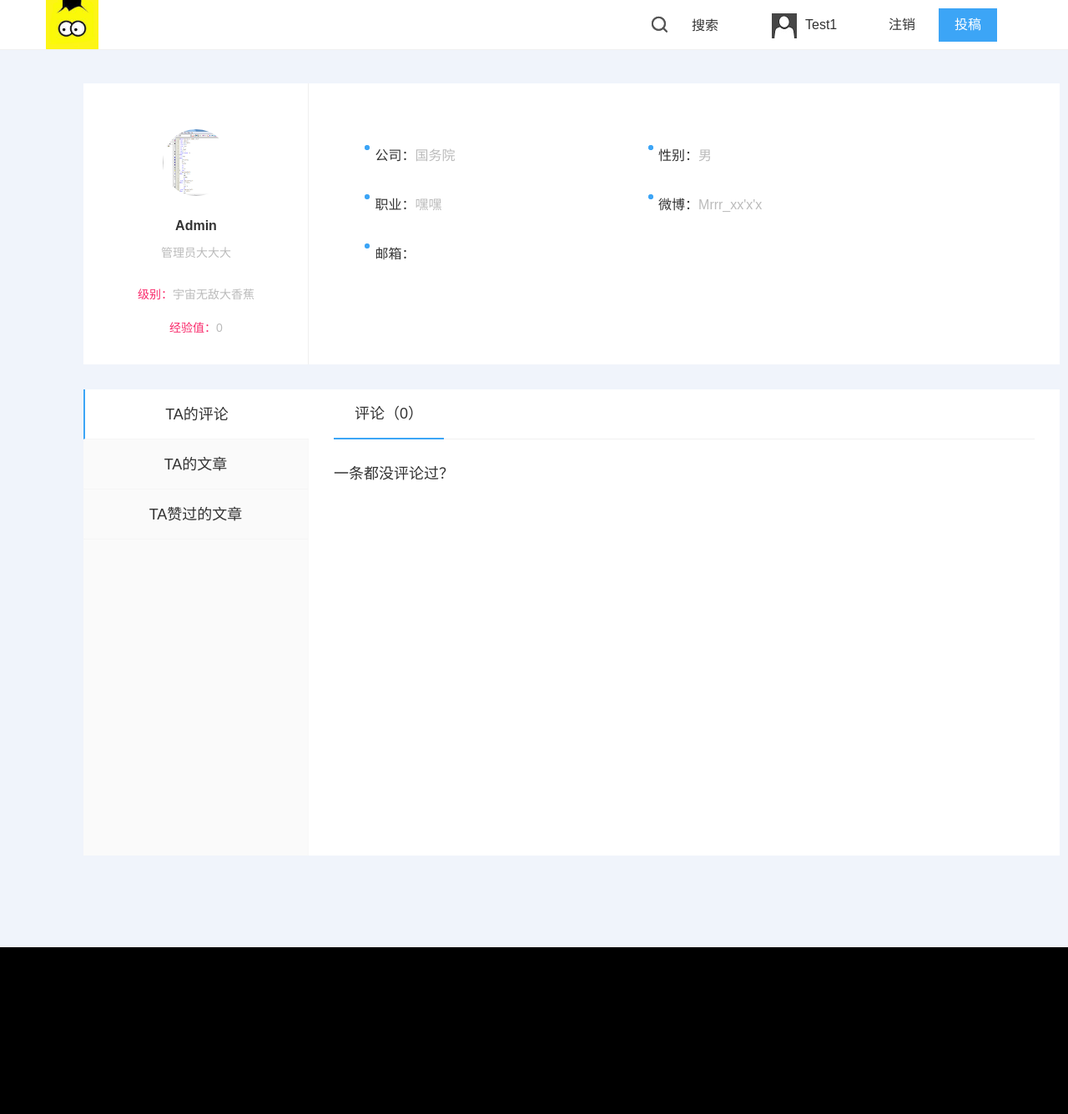
Screenshot of /bbs/user_comment/1 (signed in) with the database file from the repository.
### bbs/models.py (models this page shows, shortened)
class UserProfile(models.Model):
    user = models.OneToOneField(User)
    name = models.CharField(max_length=32)
    user_real_name = models.CharField(max_length=255, blank=True, null=True, default='未填写')
    signature = models.CharField(max_length=255, blank=True, null=True, default='未填写')
    mobile_phone = models.IntegerField(blank=True, null=True)
    company = models.CharField(max_length=255, blank=True, null=True, default='未填写')
    star = models.CharField(max_length=255, blank=True, null=True, default='未填写')
    profession = models.CharField(max_length=255, blank=True, null=True, default='未填写')
    weibo = models.CharField(max_length=255, blank=True, null=True, default='未填写')
    sex_choices = (('男', u"男"),
                   ('女', u"女"),
                   ('未知',u'未知')
                   )
    sex = models.CharField(choices=sex_choices, default='未知', max_length=32)
    birth = models.DateField(blank=True, null=True)
    address = models.CharField(max_length=255, blank=True, null=True, default='未填写')
    sign_up_time = models.DateField(blank=True, null=True)
    experience = models.IntegerField(u"经验值", default=0)
    level_choices = (('香蕉皮', u"香蕉皮"),
                     ('小香蕉', u"小香蕉"),
                     ('大香蕉', u"大香蕉"),
                     ('皮皮香焦', u"皮皮香焦"),
                     ('宇宙无敌大香蕉', u"宇宙无敌大香蕉"),
                     )
    user_level = models.CharField(choices=level_choices, default='香蕉皮', max_length=32)
    head_img = models.ImageField(u"头像", blank=True, null=True, upload_to="statics/uploads",
                                 default='statics/uploads/no-img.jpg')
    article_like = models.ManyToManyField("Article", blank=True)
    friends = models.ManyToManyField('self', related_name="my_friends", blank=True)

### bbs/views.py (the view)
# urls.py: url(r'^user_comment/(\d+)$', views.user_comment, name="user_comment"),
def user_comment(request, user_id):
    user_comments = models.Comment.objects.filter(user_id=user_id)
    comment_count = models.Comment.objects.filter(user_id=user_id).count()
    one_page_comment = add_articles_handler.page_handler(request, user_comments)
    user_info = user_information(request, user_id)
    return render(request, 'bbs/user_comment.html', {'comment_list': one_page_comment,
                                                     'user_info': user_info,
                                                     'comment_count': comment_count,
                                                     'current_user_id': user_id})

### bbs/add_articles_handler.py (called while the page is built)
def page_handler(re, obj_list):
    ret = {'type': 'json'}
    page_cls = Paginator(obj_list, 6)
    if re.method == 'POST':
        page_num = re.POST.get('page_num')
        try:
            contents = page_cls.page(page_num)
            ret['page_num'] = str(int(page_num) + 1)
            ret['data'] = contents
            ret['success'] = 'success'
        except EmptyPage:
            contents = page_cls.page(page_cls.num_pages)
            ret['success'] = 'fail-forward'
            ret['page_num'] = str(int(page_num) + 1)
            ret['data'] = contents
        return ret
    else:
        page = re.GET.get('page')
        try:
            contents = page_cls.page(page)
        except PageNotAnInteger:
            contents = page_cls.page(1)
        except EmptyPage:
            contents = page_cls.page(page_cls.num_pages)
        return contents

### bbs/templatetags/custom.py (called while the page is built)
@register.filter
def truncate_url(img_obj):
    return img_obj.name.split("/")[-1]

@register.filter
def get_end_arg(obj):
    arg = obj.split('/')[-1]
    return arg

### bbs/views.py (called while the page is built)
def user_information(request, user_id):
    user_obj = models.UserProfile.objects.get(id=user_id)
    experience = user_obj.experience
    if experience >= 300:
        user_obj.user_level = '香蕉皮'
    elif experience >= 1000:
        user_obj.user_level = '小香蕉'
    elif experience >= 2000:
        user_obj.user_level = '大香蕉'
    elif experience >= 3000:
        user_obj.user_level = '皮皮香焦'
    elif experience >= 5000:
        user_obj.user_level = '宇宙无敌大香蕉'
    user_obj.save()
    user_info = models.UserProfile.objects.get(id=user_id)
    return user_info

### templates/bbs/user_comment.html
{% extends 'bbs/user_detail.html' %}
{% load custom %}
{% block user-content %}
    <div class="user-menu-warp">
        <div class="menu-warp">
            <ul>
                {% if request.user.userprofile.id == user_info.id %}
                    <li class=""><a href="{% url 'user_detail' request.user.userprofile.id %}">我的消息</a></li>
                    <li class="active"><a href="{% url 'user_comment' request.user.userprofile.id %}">我的评论</a></li>
                    <li class=""><a href="{% url 'user_article' request.user.userprofile.id %}">我的文章</a></li>
                    <li class=""><a href="{% url 'user_draft' request.user.userprofile.id %}">我的草稿</a></li>
                    <li class=""><a href="{% url 'user_like_article' request.user.userprofile.id %}">赞过的文章</a></li>
                {% else %}
                    <li class="active"><a href="{% url 'user_comment' request.get_full_path|get_end_arg %}">TA的评论</a></li>
                    <li class=""><a href="{% url 'user_article' request.get_full_path|get_end_arg %}">TA的文章</a></li>
                    <li class=""><a href="{% url 'user_like_article' request.get_full_path|get_end_arg %}">TA赞过的文章</a></li>
                {% endif %}
            </ul>
        </div>
        <div class="user-content-warp">
            <ul class="nav-box">
                <li class="active"><a href="{% url 'user_comment' user_info.id %}">评论（{{ comment_count }}）</a></li>
            </ul>
            <div class="message-box">
                <ul>
                    {% if comment_list %}
                        {% for comment in comment_list %}
                            <li type="comment">
                                <div class="message-title"><a
                                        href="{% url 'article_detail' comment.article_id %}" target="_blank">
                                    {{ comment.comment }}</a>
                                </div>
                                <div class="message-time">
                                    {{ comment.date }} <span class="message-article">来自文章：<a
                                        href="{% url 'article_detail' comment.article_id %}"
                                        target="_blank">{{ comment.article.title }}</a></span>
                                </div>
                            </li>
                        {% endfor %}
                        <nav class="page-nav">
                            <ul class="pagination">
                                <li><a href="?page=1" aria-label="First"><span aria-hidden="true"><i
                                        class="icon icon-first"></i></span></a></li>
                                {% if comment_list.has_previous %}
                                    <li><a href="?page={{ comment_list.previous_page_number }}"
                                           aria-label="Previous"><span aria-hidden="true"><i
                                            class="icon icon-lt"></i></span></a></li>
                                {% else %}
                                    <li class="disabled"><a href="#" aria-label="Previous"><span aria-hidden="true"><i
                                            class="icon icon-lt"></i></span></a></li>
                                {% endif %}
                                <li class="active">
                                    <a>
                                        {{ comment_list.number }}
                                    </a>
                                </li>
                                {% if comment_list.has_next %}
                                    <li><a href="?page={{ comment_list.next_page_number }}"> <i
                                            class="icon icon-gt"></i></a>
                                    </li>
                                {% else %}
                                    <li class="disabled"><a href="#"> <i class="icon icon-gt"></i></a></li>
                                {% endif %}
                                <li><a href="?page={{ comment_list.paginator.num_pages }}"><i
                                        class="icon icon-last"></i></a></li>
                            </ul>
                        </nav>
                    {% else %}
                        <div class="no-content-prompt">一条都没评论过？</div>
                    {% endif %}
                </ul>
            </div>
        </div>
    </div>
{% endblock %}

### templates/bbs/user_detail.html (shortened to what this page needs)
{% extends 'base.html' %}
{% load custom %}
{% block page-container %}
    <body style="background-color: rgb(240, 244, 251);">
    <div class="container per_center per_center_body">
        <div class="user-info-warp">
            <div class="user-head-box">
                <div class="user-face">
                    <img src="/static/uploads/{{ user_info.head_img|truncate_url }}"
                         style="width:100px;height:100px;">
                </div>
                <div class="user-name">{{ user_info.name }}<a href="/vip" target="_blank"></a></div>
                <div class="user-one">
                    <span class="show-span show-yijuhua">
                        <span class="show-span js-edit-one">{{ user_info.signature }}</span>
                    </span>
                </div>
                <div class="user-level">
                    级别：<span class="c2">{{ user_info.user_level }}</span>
                </div>
                <div class="user-expr">
                    经验值：<span class="c2">{{ user_info.experience }}</span>
                </div>
            </div>
            <div class="user-info-box">
                <div class="col-lg-5">
                    <div class="user-info">
                        <i class="icon icon-user-point"></i>
                        公司：<span class="c2">{{ user_info.company }}</span>
                    </div>
                    <div class="user-info">
                        <i class="icon icon-user-point"></i>
                        职业：<span class="c2">{{ user_info.profession }}</span>
                    </div>
                    <div class="user-info">
                        <i class="icon icon-user-point"></i>
                        邮箱：
                    </div>
                </div>
                <div class="col-lg-7">
                    <div class="user-info">
                        <i class="icon icon-user-point"></i>
                        性别：<span class="c2">{{ user_info.sex }}</span>
                    </div>
                    <div class="user-info ">
                        <i class="icon icon-user-point"></i>
                        微博：<span class="c2">{{ user_info.weibo }}</span>
                    </div>
                </div>
            </div>
        </div>
        {% block user-content %}{% endblock %}
        </div>
    </div>
    </body>
{% endblock %}

### templates/base.html (shortened to what this page needs)
{% load custom %}
<!DOCTYPE html>
<html lang="zh-CN"><head><meta http-equiv="Content-Type" content="text/html; charset=UTF-8">
    <link href="/static/bootstrap/css/screen.css" rel="stylesheet">
    <link href="/static/bootstrap/css/bootstrap.min.css" rel="stylesheet">
    <link href="/static/bootstrap/css/navbar-fixed-top.css" rel="stylesheet">
    <link href="/static/bootstrap/css/custom.css" rel="stylesheet">
  </head>
  <body> {% csrf_token %}
    <header id="top" role="banner" class="transition">
    <div class="container">
        <div class="navbar-header transition">
            <a href="/bbs" title="首页">
                <img src="/static/bootstrap/img/logo.jpg" alt="" title="首页">
            </a>
        </div>
        <ul class="nav navbar-nav navbar-right transition">
            <li class="search-li js-show-search-box"><i class="icon icon-search "></i><span>搜索</span></li>
                {% if request.user.is_authenticated %}
                    <li class=""><img src="/static/uploads/{{ request.user.userprofile.head_img|truncate_url }}" style="width:30px;height:30px;" ></li>
                    <li class="banner-user-name"><a href="{% url 'user_detail' request.user.userprofile.id %}">{{ request.user.userprofile.name }}</a></li>
                    <li class="log-out"><a href="{% url 'logout' %}">注销</a>
                    </li>
                    <li class="publish-articles "><a href="/bbs/new_article" class="js-open-contribute transition" >投稿</a></li>
                {% endif  %}
        </ul>
    </div>
</header>
    <div class="page-container">
    {% block page-container %}{% endblock %}
    <footer class="footer">
    </footer>
</body></html>

### rows the page displays
UserProfile: head_img (picture), name "Admin", signature "管理员大大大", user_level "宇宙无敌大香蕉", experience "0", company "国务院", profession "嘿嘿", sex "男", weibo "Mrrr_xx'x'x"

### other values shown
{{ request.user.userprofile.name }} "Test1"
{{ comment_count }} "0"
